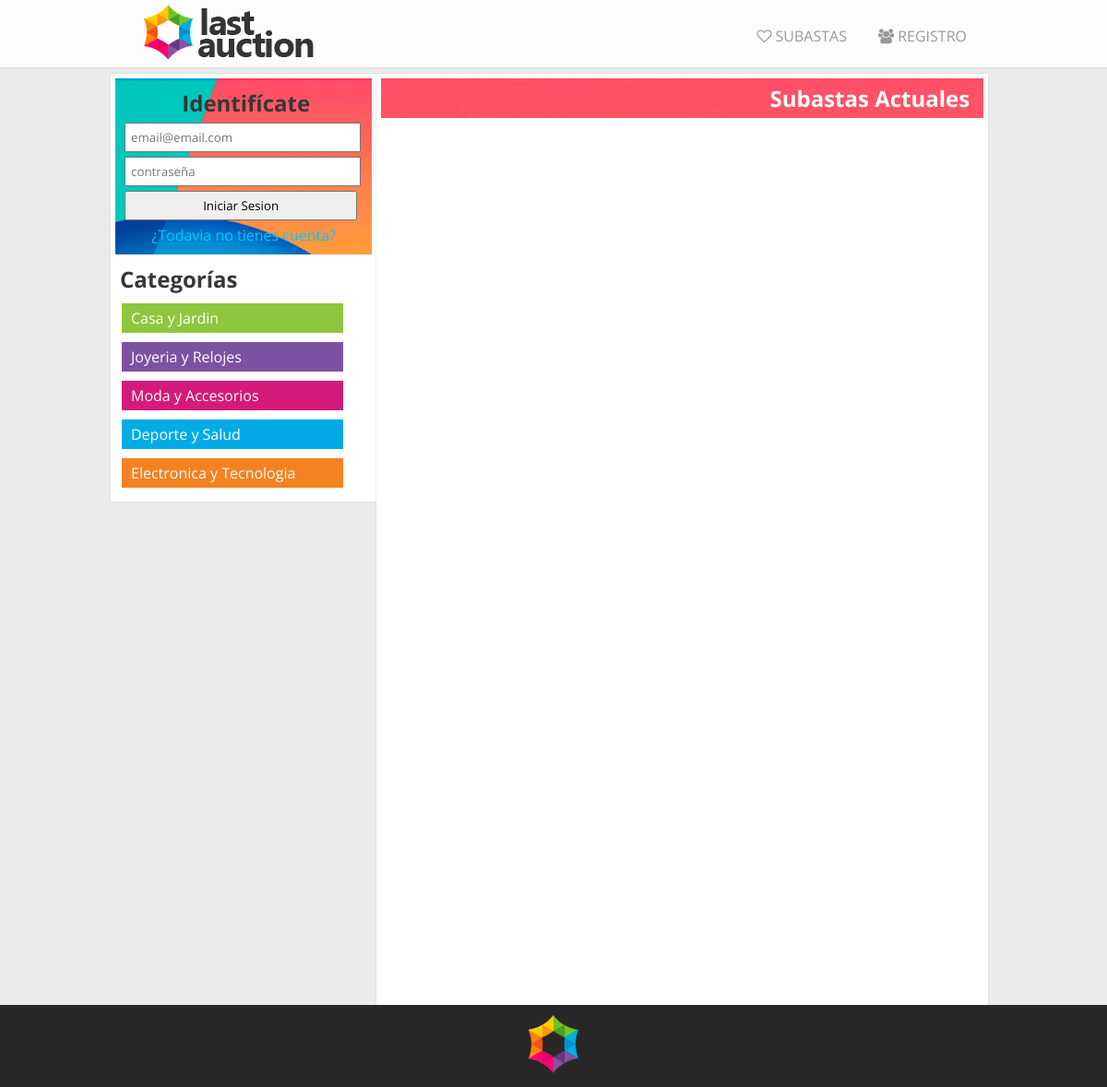
Page /subastas.php on the earlier database version.
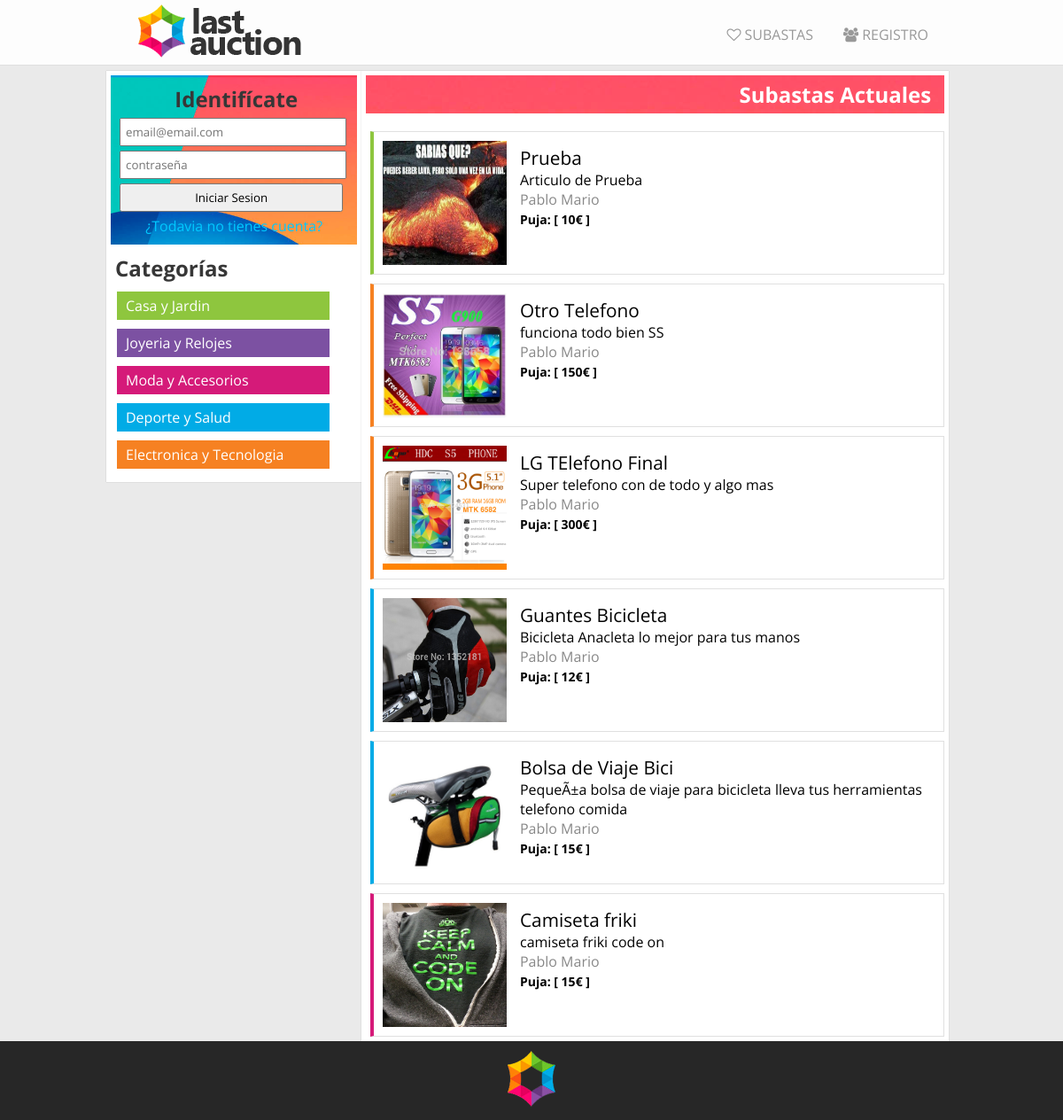
Same page on the later database version.
### tables this page shows
CREATE TABLE IF NOT EXISTS `imagenes` (
  `id` int(10) unsigned NOT NULL AUTO_INCREMENT,
  `producto` int(10) unsigned NOT NULL,
  `imagen` varchar(100) NOT NULL,
  PRIMARY KEY (`id`)
);

CREATE TABLE IF NOT EXISTS `productos` (
  `id` int(10) unsigned NOT NULL AUTO_INCREMENT,
  `titulo` varchar(45) NOT NULL,
  `descripcion` varchar(300) NOT NULL,
  `preciominimo` int(10) unsigned NOT NULL,
  `categoria` int(1) unsigned NOT NULL,
  `fechainicial` int(10) unsigned NOT NULL,
  `fechafin` int(10) unsigned NOT NULL,
  `estado` int(1) unsigned NOT NULL,
  `usuario` int(10) unsigned NOT NULL,
  PRIMARY KEY (`id`)
);

CREATE TABLE IF NOT EXISTS `usuarios` (
  `id` int(10) unsigned NOT NULL AUTO_INCREMENT,
  `email` varchar(60) NOT NULL,
  `nombre` varchar(45) NOT NULL,
  `direccion` varchar(100) NOT NULL,
  `contrasena` varchar(100) NOT NULL,
  PRIMARY KEY (`id`)
);

### php/funciones.php (the view, shortened to what this page needs)
<?php
	function menuNoLogeado(){
		echo '<a href="'.URL_LOCAL.'index.php"><img id="logotipo" src="img/logomini.png" alt="last auction"></a>';
		echo '<ul>';
			echo '<a href="'.URL_LOCAL.'subastas.php"><li><i class="fa fa-heart-o"></i> Subastas</li></a>';
			echo '<a href="'.URL_LOCAL.'registro.php"><li><i class="fa fa-users "></i> registro</li></a>';
		echo '</ul>';
	}
	function listarSubastas(){
		$conexion=conexion();
  		$now=strtotime(date("Y-m-d h:i"));
		$sql = 'select * from productos where estado > 0 and fechafin >'.$now.';';
		if($resultado = $conexion->query($sql)){
			while ($row = $resultado->fetch_array(MYSQLI_ASSOC)) {
				switch ($row['categoria']) {
					case 1:
						echo '<article class="casa">';
						break;
					case 3:
						echo '<article class="moda">';
						break;
					case 4:
						echo '<article class="deporte">';
						break;
					case 5:
						echo '<article class="electronica">';
						break;
				}
				$queryImagen = "select * from imagenes where producto = ".$row['id']." ";
				if($resultadoImagen = $conexion->query($queryImagen)){
					while($rowImagen = $resultadoImagen->fetch_array(MYSQLI_ASSOC)){
						$urlImagen = substr($rowImagen['imagen'], 1);
						echo '<a href="solo.php?p='.$row['id'].'"><img src='.$urlImagen.' /></a>';
					}
				}
				echo '<div class="datosProducto">';
				echo '<a href="solo.php?p='.$row['id'].'">'.$row['titulo'].'</a>';
				echo '<p>'.$row['descripcion'].'</p>';
				$queryUsuario = 'select nombre from usuarios where id='.$row['usuario'].';';
				if($resultadoUsuario =  $conexion->query($queryUsuario)){
					if($rowUsuario = $resultadoUsuario->fetch_array()){
						echo '<p class="vendedor">'.$rowUsuario[0].'</p>';
					}
				}
				$sqlPrecio = 'select MAX(puja) from pujas where producto ='.$row['id'].';';
				if($resultadoPrecio = $conexion->query($sqlPrecio)){
					if($rowPrecio = $resultadoPrecio->fetch_array()){
						if($rowPrecio[0]!=null){
							echo '<p><span>Puja: [ '.$rowPrecio[0].'€ ]</span></p>';
						}else{
							echo '<p><span>Puja: [ '.$row['preciominimo'].'€ ]</span></p>';
						}
					}
				}
				echo '</div>';
				echo '</article>';
			}
		}
	}
?>

Differences in the rows shown:
added productos: titulo "Prueba", descripcion "Articulo de Prueba", usuarios.nombre "Pablo Mario", preciominimo "10"
added imagenes: imagen (picture), shown under "Prueba"
added productos: titulo "Otro Telefono", descripcion "funciona todo bien SS", usuarios.nombre "Pablo Mario", preciominimo "150"
added imagenes: imagen (picture), shown under "Otro Telefono"
added productos: titulo "LG TElefono Final", descripcion "Super telefono con de todo y algo mas", usuarios.nombre "Pablo Mario", preciominimo "300"
added imagenes: imagen (picture), shown under "LG TElefono Final"
added productos: titulo "Guantes Bicicleta", descripcion "Bicicleta Anacleta lo mejor para tus manos", usuarios.nombre "Pablo Mario", preciominimo "12"
added imagenes: imagen (picture), shown under "Guantes Bicicleta"
added productos: titulo "Bolsa de Viaje Bici", descripcion "PequeÃ±a bolsa de viaje para bicicleta lleva tus herramientas telefono comida", usuarios.nombre "Pablo Mario", preciominimo "15"
added imagenes: imagen (picture), shown under "Bolsa de Viaje Bici"
added productos: titulo "Camiseta friki", descripcion "camiseta friki code on", usuarios.nombre "Pablo Mario", rowPrecio "15"
added imagenes: imagen (picture), shown under "Camiseta friki"
